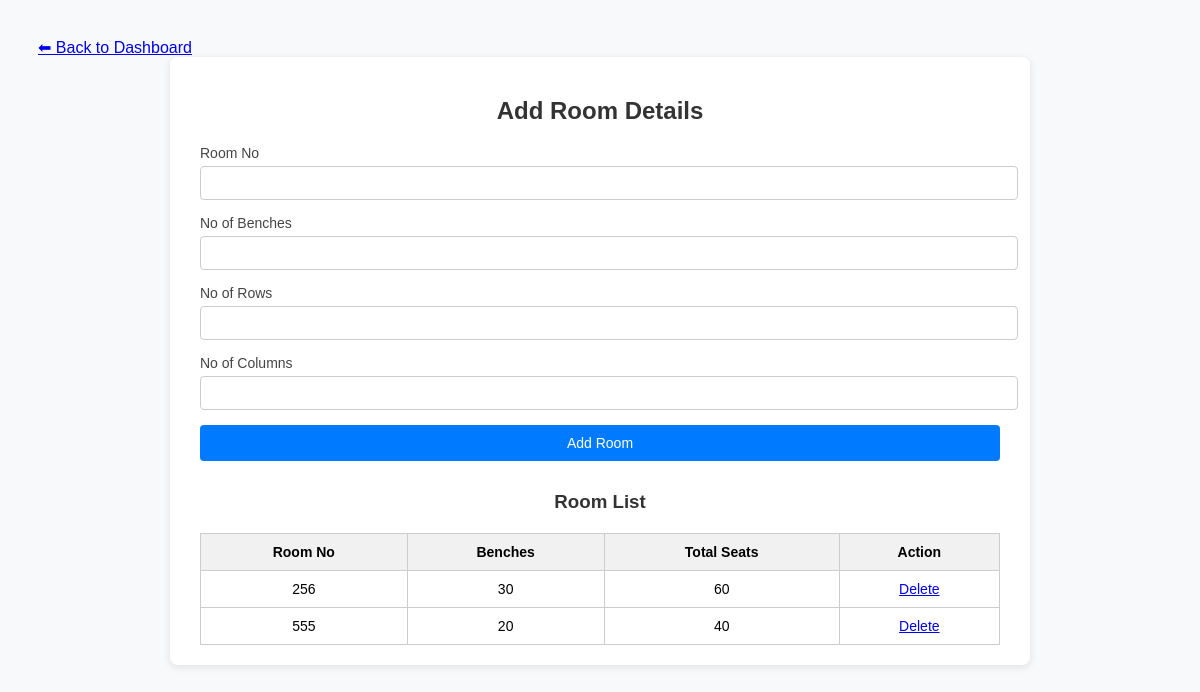
The page /accounts/rooms/add/ on the database its author committed.
### accounts/models.py (models this page shows, shortened)
class Room(models.Model):
    room_no = models.CharField(max_length=10, unique=True)
    benches = models.IntegerField()
    rows = models.IntegerField()
    columns = models.IntegerField()
    capacity = models.IntegerField(blank=True, null=True)
    class Meta:
        db_table = 'rooms'
        ordering = ['room_no']

### accounts/views.py (the view, shortened to what this page needs)
# urls.py: path('rooms/add/', views.add_room, name='add_room'),
def add_room(request):
    rooms = Room.objects.all()
    return render(request, 'add_room.html', {'rooms': rooms})

### accounts/templates/add_room.html (shortened to what this page needs)
<!DOCTYPE html>
<html lang="en">
<head>
</head>
<body>
  <div class="back-link">
        <a href="{% url 'home' %}">⬅ Back to Dashboard</a>
    </div>
<div class="container">
    <h2>Add Room Details</h2>
    <form method="POST">
        <label>Room No</label>
        <input type="number" name="room_no" required>
        <label>No of Benches</label>
        <input type="number" name="benches" required>
        <label>No of Rows</label>
        <input type="number" name="rows" required>
        <label>No of Columns</label>
        <input type="number" name="columns" required>
        <button type="submit">Add Room</button>
    </form>
    <h3>Room List</h3>
    <table>
        <tr>
            <th>Room No</th>
            <th>Benches</th>
            <th>Total Seats</th>
            <th>Action</th>
        </tr>
        {% for room in rooms %}
        <tr>
            <td>{{ room.room_no }}</td>
            <td>{{ room.benches }}</td>
            <td>{% widthratio room.benches 1 2 %}</td>
         <td><a href="{% url 'delete_room' room.id %}" >Delete</a></td>
        </tr>
        {% empty %}
        <tr>
            <td colspan="3">No rooms added yet.</td>
        </tr>
        {% endfor %}
    </table>
</div>
</body>
</html>

### accounts/templates/add_room.html (style rules this page uses)
body { font-family: Arial, sans-serif; background-color: #f8f9fa; padding: 30px; }
.container { max-width: 800px; margin: auto; background: white; padding: 20px 30px; border-radius: 8px; box-shadow: 0 2px 8px rgba(0,0,0,0.1); }
h2, h3 { text-align: center; color: #333; margin-bottom: 20px; }
form { margin-bottom: 30px; }
label { display: block; font-size: 14px; margin-bottom: 5px; color: #444; }
input[type="number"] { width: 100%; padding: 8px; margin-bottom: 15px; border: 1px solid #ccc; border-radius: 4px; font-size: 14px; }
button { width: 100%; background-color: #007BFF; color: white; padding: 10px; border: none; border-radius: 4px; font-size: 14px; cursor: pointer; }
table { width: 100%; border-collapse: collapse; margin-top: 10px; }
table, th, td { border: 1px solid #ccc; }
th, td { padding: 10px; text-align: center; font-size: 14px; }
th { background-color: #f1f1f1; }

### rows shown on the page
Room: room_no "256", benches "30", benches "60"
Room: room_no "555", benches "20", benches "40"
